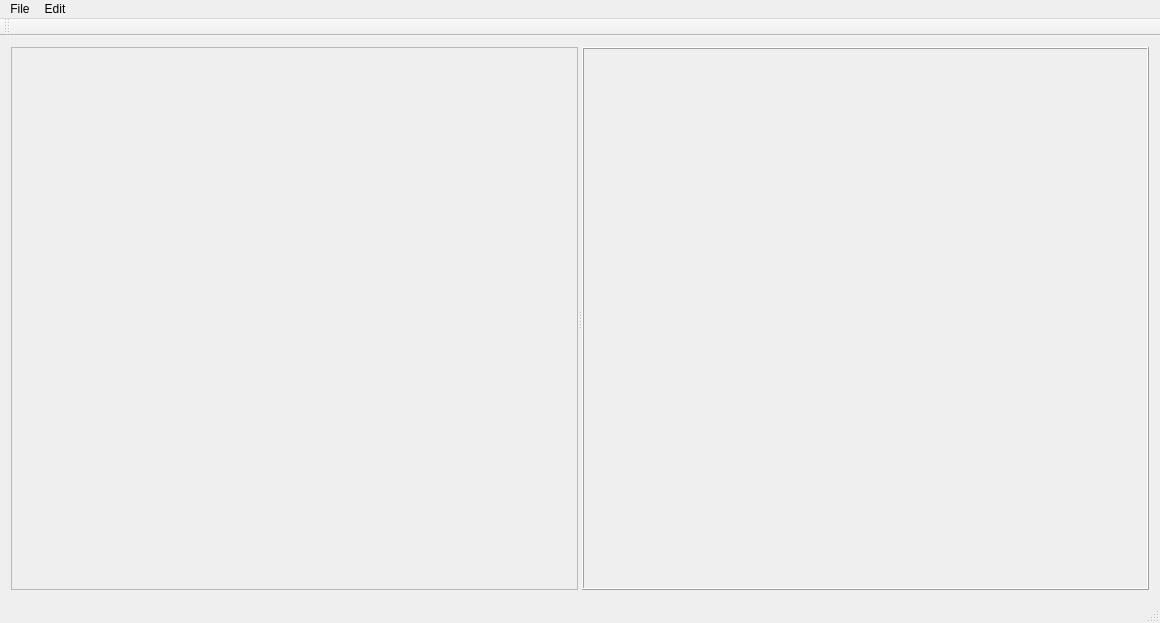
<?xml version="1.0" encoding="UTF-8"?>
<ui version="4.0">
 <class>MainWindow</class>
 <widget class="QMainWindow" name="MainWindow">
  <property name="geometry">
   <rect>
    <x>0</x>
    <y>0</y>
    <width>1160</width>
    <height>623</height>
   </rect>
  </property>
  <property name="windowTitle">
   <string>previewbox</string>
  </property>
  <widget class="QWidget" name="centralWidget">
   <layout class="QGridLayout" name="gridLayout">
    <item row="0" column="0">
     <widget class="QSplitter" name="splitter">
      <property name="orientation">
       <enum>Qt::Horizontal</enum>
      </property>
      <widget class="Frame" name="frame">
       <property name="minimumSize">
        <size>
         <width>300</width>
         <height>0</height>
        </size>
       </property>
       <property name="frameShape">
        <enum>QFrame::StyledPanel</enum>
       </property>
       <property name="frameShadow">
        <enum>QFrame::Raised</enum>
       </property>
      </widget>
      <widget class="QFrame" name="container">
       <property name="minimumSize">
        <size>
         <width>300</width>
         <height>0</height>
        </size>
       </property>
       <property name="frameShape">
        <enum>QFrame::Box</enum>
       </property>
       <property name="frameShadow">
        <enum>QFrame::Raised</enum>
       </property>
      </widget>
     </widget>
    </item>
   </layout>
  </widget>
  <widget class="QMenuBar" name="menuBar">
   <property name="geometry">
    <rect>
     <x>0</x>
     <y>0</y>
     <width>1160</width>
     <height>25</height>
    </rect>
   </property>
   <widget class="QMenu" name="menuFile">
    <property name="title">
     <string>File</string>
    </property>
    <addaction name="actionOpen"/>
    <addaction name="actionSave"/>
    <addaction name="separator"/>
    <addaction name="actionQuit"/>
   </widget>
   <widget class="QMenu" name="menuEdit">
    <property name="title">
     <string>Edit</string>
    </property>
    <addaction name="actionGet_Area"/>
    <addaction name="actionImage_Series"/>
    <addaction name="actionFilter"/>
    <addaction name="actionImage_Single"/>
   </widget>
   <addaction name="menuFile"/>
   <addaction name="menuEdit"/>
  </widget>
  <widget class="QToolBar" name="mainToolBar">
   <attribute name="toolBarArea">
    <enum>TopToolBarArea</enum>
   </attribute>
   <attribute name="toolBarBreak">
    <bool>false</bool>
   </attribute>
  </widget>
  <widget class="QStatusBar" name="statusBar"/>
  <action name="actionOpen">
   <property name="text">
    <string>Open</string>
   </property>
   <property name="shortcut">
    <string>Ctrl+O</string>
   </property>
  </action>
  <action name="actionQuit">
   <property name="text">
    <string>Quit</string>
   </property>
   <property name="shortcut">
    <string>Ctrl+Q</string>
   </property>
  </action>
  <action name="actionSave">
   <property name="text">
    <string>Save</string>
   </property>
  </action>
  <action name="actionGet_Area">
   <property name="icon">
    <iconset resource="../Resources.qrc">
     <normaloff>:/Icons/Icons/eye.png</normaloff>:/Icons/Icons/eye.png</iconset>
   </property>
   <property name="text">
    <string>Get Area</string>
   </property>
   <property name="shortcut">
    <string>Ctrl+1</string>
   </property>
  </action>
  <action name="actionImage_Series">
   <property name="text">
    <string>Image Series</string>
   </property>
   <property name="shortcut">
    <string>Ctrl+2</string>
   </property>
  </action>
  <action name="actionFilter">
   <property name="text">
    <string>Filter</string>
   </property>
  </action>
  <action name="actionImage_Single">
   <property name="text">
    <string>Image Single</string>
   </property>
  </action>
 </widget>
 <layoutdefault spacing="6" margin="11"/>
 <customwidgets>
  <customwidget>
   <class>Frame</class>
   <extends>QFrame</extends>
   <header>frame.h</header>
   <container>1</container>
  </customwidget>
 </customwidgets>
 <resources>
  <include location="../Resources.qrc"/>
 </resources>
 <connections/>
</ui>
